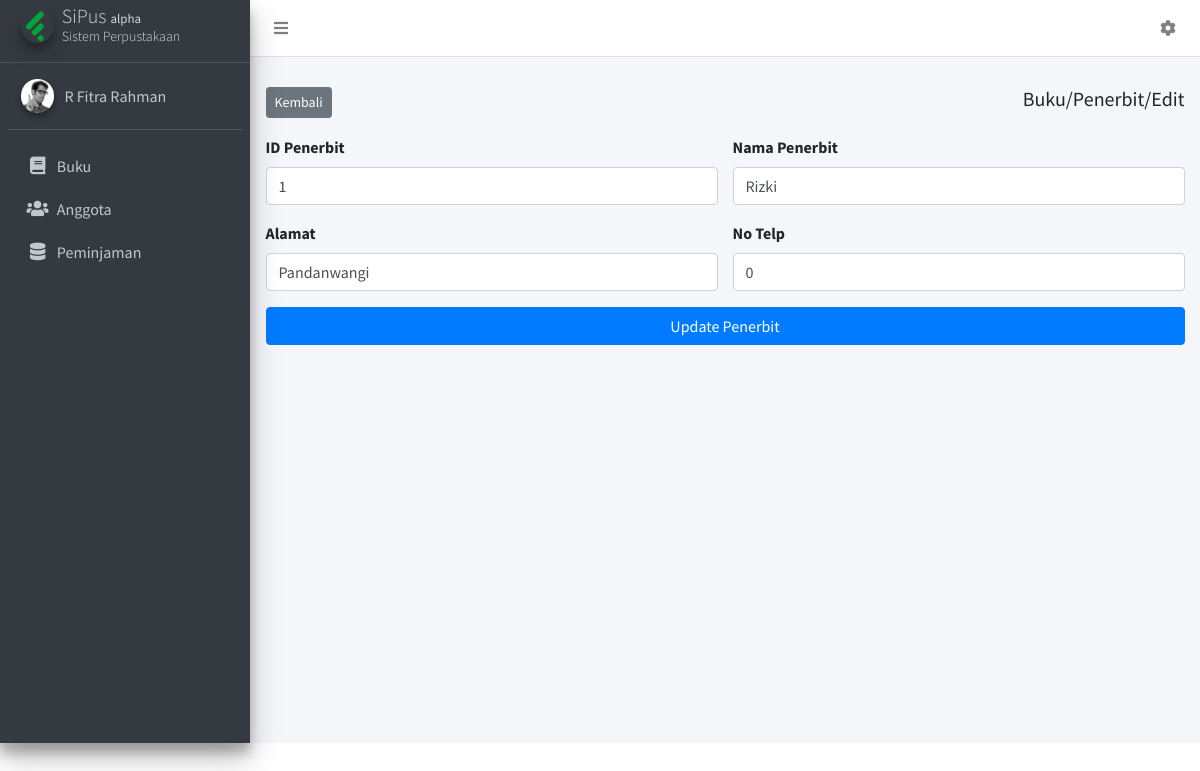
Screenshot of /penerbit/edit/1 with the database file from the repository.
### tables this page shows
CREATE TABLE `penerbit` (
  `id` varchar(20) NOT NULL,
  `nama_penerbit` varchar(20) NOT NULL,
  `alamat` tinytext DEFAULT NULL,
  `no_telp` int(20) DEFAULT NULL
);

### application/controllers/Penerbit.php (called while the page is built, shortened)
<?php
class Penerbit extends CI_Controller {
    public function edit($id)
    {
        $data['penerbit'] = $this->db->where('id',$id)->get('penerbit')->result()[0];
        $this->load->view('templates/header');
        $this->load->view('pages/penerbit/edit',$data);
        $this->load->view('templates/footer');
    }
}

### index.php (called while the page is built, shortened)
<?php
require_once BASEPATH.'core/CodeIgniter.php';

### application/views/pages/penerbit/edit.php (the view)
<div class="mb-3 d-flex">
    <div>
        <a href="<?= base_url('penerbit') ?>" class="btn btn-sm btn-secondary">Kembali</a>
    </div>
    <h5 class="ml-auto">Buku/Penerbit/Edit</h5>
</div>
<form action="<?= base_url('penerbit/update/') . $penerbit->id ?>" method="POST">
    <div class="row">
        <div class="col-sm-12 col-md-6">
            <div class="form-group">
                <label for="id">ID Penerbit</label>
                <input value="<?= $penerbit->id ?? '' ?>" name="id" type="text" class="form-control" id="id">
            </div>
        </div>
        <div class="col-sm-12 col-md-6">
            <div class="form-group">
                <label for="nama_penerbit">Nama Penerbit</label>
                <input value="<?= $penerbit->nama_penerbit ?? '' ?>" name="nama_penerbit" type="text" class="form-control" id="nama_penerbit">
            </div>
        </div>
        <div class="col-sm-12 col-md-6">
            <div class="form-group">
                <label for="alamat">Alamat</label>
                <input value="<?= $penerbit->alamat ?? '' ?>" name="alamat" type="text" class="form-control" id="alamat">
            </div>
        </div>
        <div class="col-sm-12 col-md-6">
            <div class="form-group">
                <label for="no_telp">No Telp</label>
                <input value="<?= $penerbit->no_telp ?? '' ?>" name="no_telp" type="number" class="form-control" id="no_telp">
            </div>
        </div>
        <div class="col-12">
            <button class="btn btn-primary w-100" type="submit">Update Penerbit</button>
        </div>
    </div>
</form>

### rows the page displays
penerbit: id "1", nama_penerbit "Rizki", alamat "Pandanwangi", no_telp "0"
